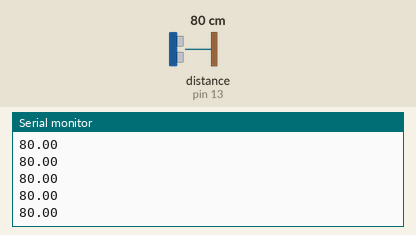
Recording of a sketch running on a simulated Arduino Uno, built with avr-gcc and run on an emulated ATmega328P. On the bench: the last lines printed to the serial monitor. Wiring (inferred from the names in the program): ultrasonic range finder: trigger pin 12; echo pin 13. Inputs (shaded band) come from the test bench; at power-on: distance to the obstacle (sensor on pin 13) 80 cm. The echo pulse lasts 58.3 µs per cm.

Above: at 1.2 s.
1.3 s: distance to the obstacle (sensor on pin 13) set to 2 cm
At 1.37 s:
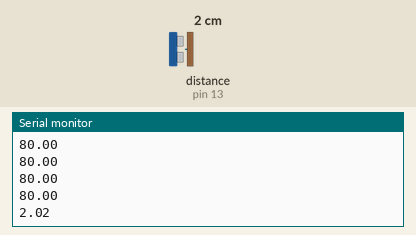
2.8 s: distance to the obstacle (sensor on pin 13) set to 4 cm
At 2.8 s:
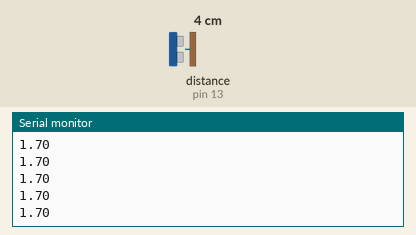
Timing chart, 0 to 5.8 s (numbered marks = the images above; inputs shaded):
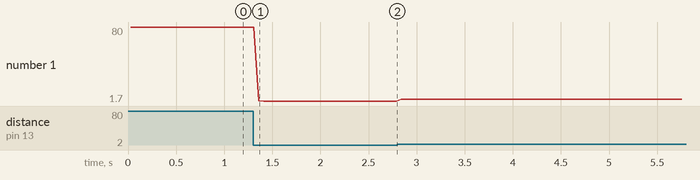

The sketch:

ultrasonic.ino
```cpp
// This program is untested and may not work.
// If it doesn't, contact jekeltor on Discord (will appear as CSE Dev | Jake in WSU CSE-EE Server).
// You can also email cse-support@wright.edu or hamblin.15@wright.edu

const int trigPin = 12;
const int echoPin = 13;

void setup() {
  // Start serial output
  Serial.begin(9600);

  // Set trigger pin to output
  pinMode(trigPin, OUTPUT);

  // Set echo pin as input
  pinMode(echoPin, INPUT);
}

void loop() {
  // Distance of object from sensor
  float distance;

  // Get distance of object from sensor
  distance = showDistance();

  Serial.println(distance);

  // Print line for pretty console
  Serial.println();
  delay(25);
}

float showDistance() {
  // Get duration and distance
  float duration, distance;

  // Stop sending any trigger
  digitalWrite(trigPin, LOW);
  delayMicroseconds(2);

  // Send trigger
  digitalWrite(trigPin, HIGH);
  delayMicroseconds(10);

  // Stop sending any trigger
  digitalWrite(trigPin, LOW);

  // Calculate distance away from sensor
  duration = pulseIn(echoPin, HIGH);
  distance = (duration*.0343)/2;
  delay(25);

  // Return distance
  return distance;
}
```

Measured:
- after the input at 1.3 s, the serial monitor: prints a new line after 0.06 s (image 1)
- plotted number 1: 80 → 1.7 after the input at 1.3 s, 1.7 → 3.69 after the input at 2.8 s
